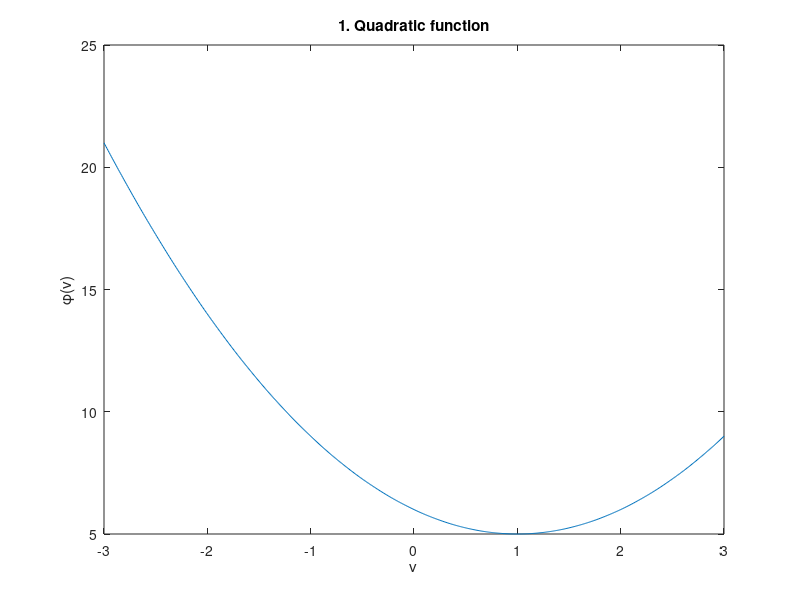
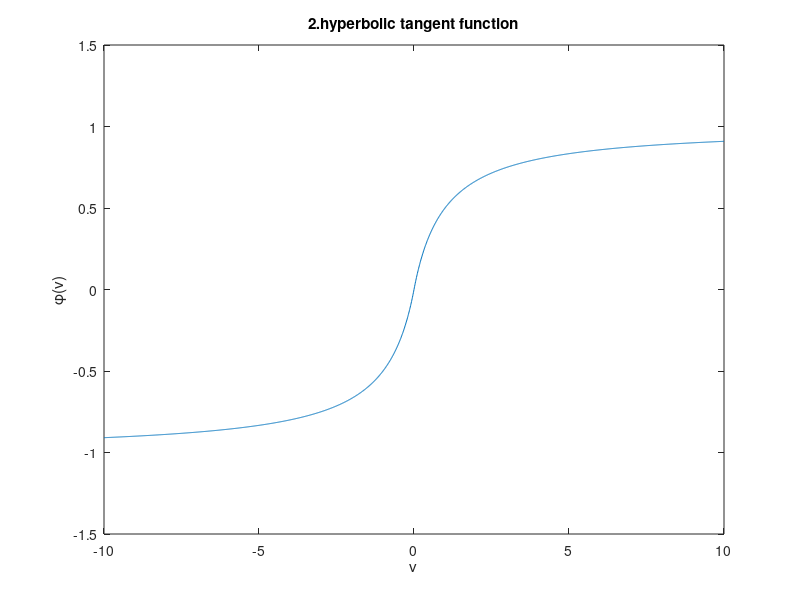
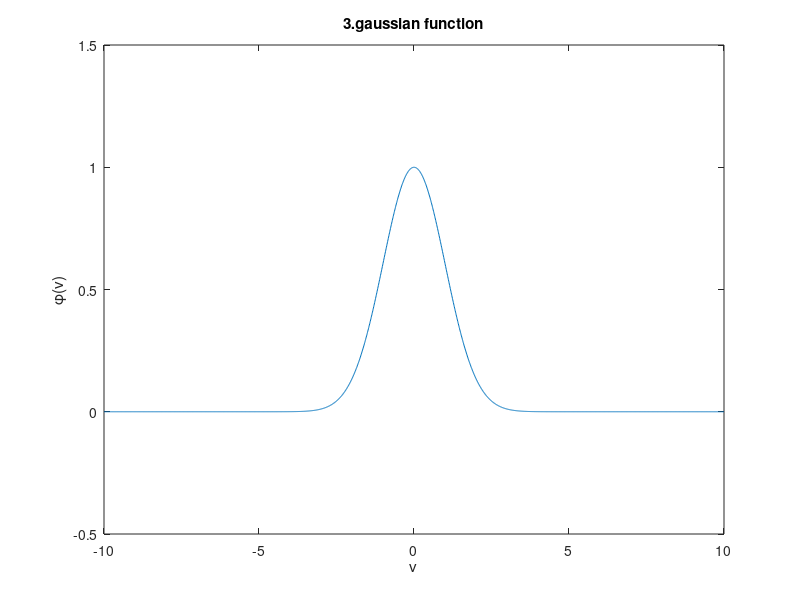

Here is the MATLAB script that generated these plots, in order:
%ini
clc;clf;clear;

%logistic function
figure(1);
x=-3:0.01:3;
y=(x-1).*(x-1)+5;
plot(x,y);
xlabel('v');ylabel('φ(v)');
title('1. Quadratic function');

%hyperbolic tangent function
figure(2);
x=-10:0.01:10;
a=1+abs(x);
y=x./a;
plot(x,y);
axis([-10,10,-1.5,1.5]);
xlabel('v');ylabel('φ(v)');
title('2.hyperbolic tangent function');

%gaussian function
figure(3);
x=-10:0.01:10;
a=-0.5.*x.*x;
y=exp(a);
plot(x,y);
axis([-10,10,-0.5,1.5]);
xlabel('v');ylabel('φ(v)');
title('3.gaussian function');